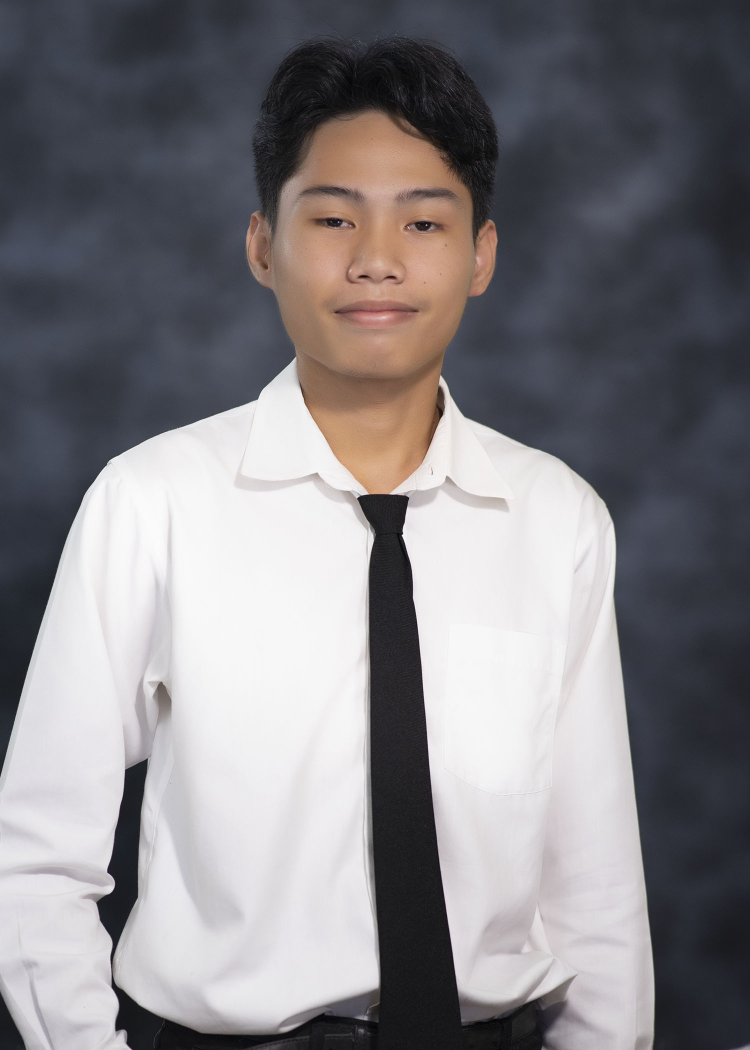
#> input picture data/5r.jpg, 1500 x 2100 px, found by its file name (shown at 1/2 size)
$ python crop_img.py
#> lines starting #> are read from the running program, lines starting #| are printed output that depends on the picture
import os
import cv2

img = cv2.imread(os.path.join(".", "data", "5r.jpg"))
#> img is the input picture: shape (2100, 1500, 3); mean B, G, R 132.1, 128.4, 130.9


#crop
cropped_img = img[320:640, 480:840]
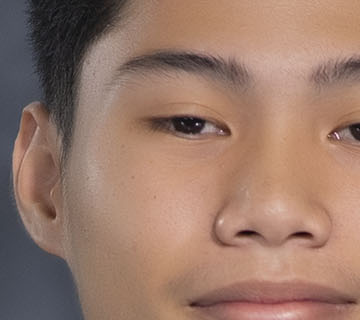
#> cropped_img: shape (320, 360, 3); mean B, G, R 105.6, 120.3, 152.5

print(img.shape)
#| (2100, 1500, 3)

cv2.imshow("frame", img)
cv2.imshow("frame", cropped_img)

cv2.waitKey(0)
